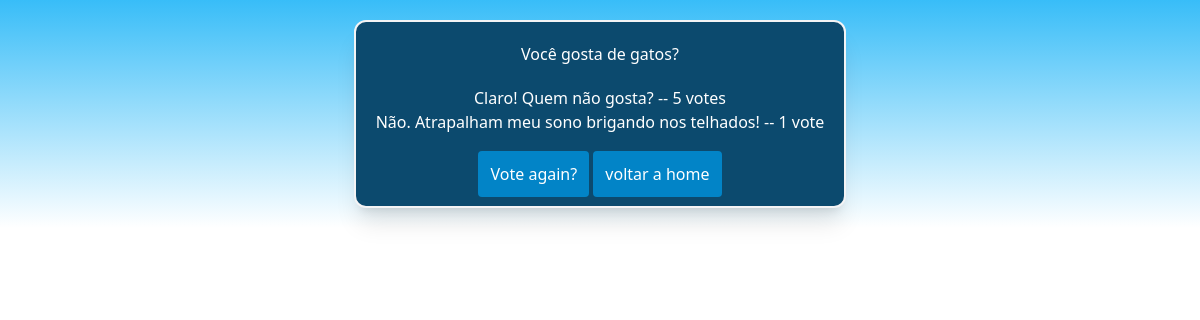
The page /polls/34/results/ on the database as committed earlier.
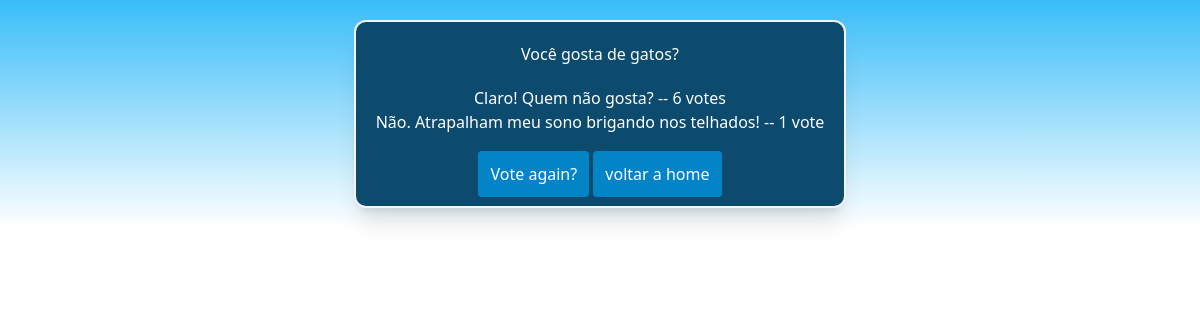
The same page on the database as committed later.
### polls/models.py (models this page shows, shortened)
class Choice(models.Model):
    question = models.ForeignKey(Question, on_delete=models.CASCADE)
    choice_text = models.CharField(max_length=200)
    votes = models.IntegerField(default=0)

### polls/views.py (the view)
# urls.py: path("<int:pk>/results/", views.ResultsView.as_view(), name="results"),
class ResultsView(generic.DetailView):
  template_name = "polls/results.html"
  model = Question

### polls/templates/polls/results.html (shortened to what this page needs)
<!DOCTYPE html>
{% load static %}
<html lang="en">
<head>
    <script src="https://cdn.tailwindcss.com"></script>
</head>
<body class="flex flex-col items-center bg-gradient-to-b from-sky-400 bg-no-repeat">
  <div class="flex text-center items-center justify-center flex-col rounded-xl bg-sky-900 text-white p-5 m-5 border-2 border-zinc-100 shadow-xl">
    <h1 class="mb-5">{{ question.question_text}}</h1>
        {% for choice in question.choice_set.all %}
        <p>{{ choice.choice_text }} -- {{ choice.votes}} vote{{ choice.votes|pluralize }}</p>
        {% endfor %}
    <div class="mt-7">
      <a class="bg-sky-600 rounded p-3" href="{% url 'polls:detail' question.id%}">Vote again?</a>
      <a class="bg-sky-600 rounded p-3" href="{% url 'polls:index' %}">voltar a home</a>
    </div>
  </div>
</body>
</html>

Rows that differ between the two databases and show on the page:
changed Choice "Claro! Quem não gosta?": votes "5" → "6"
